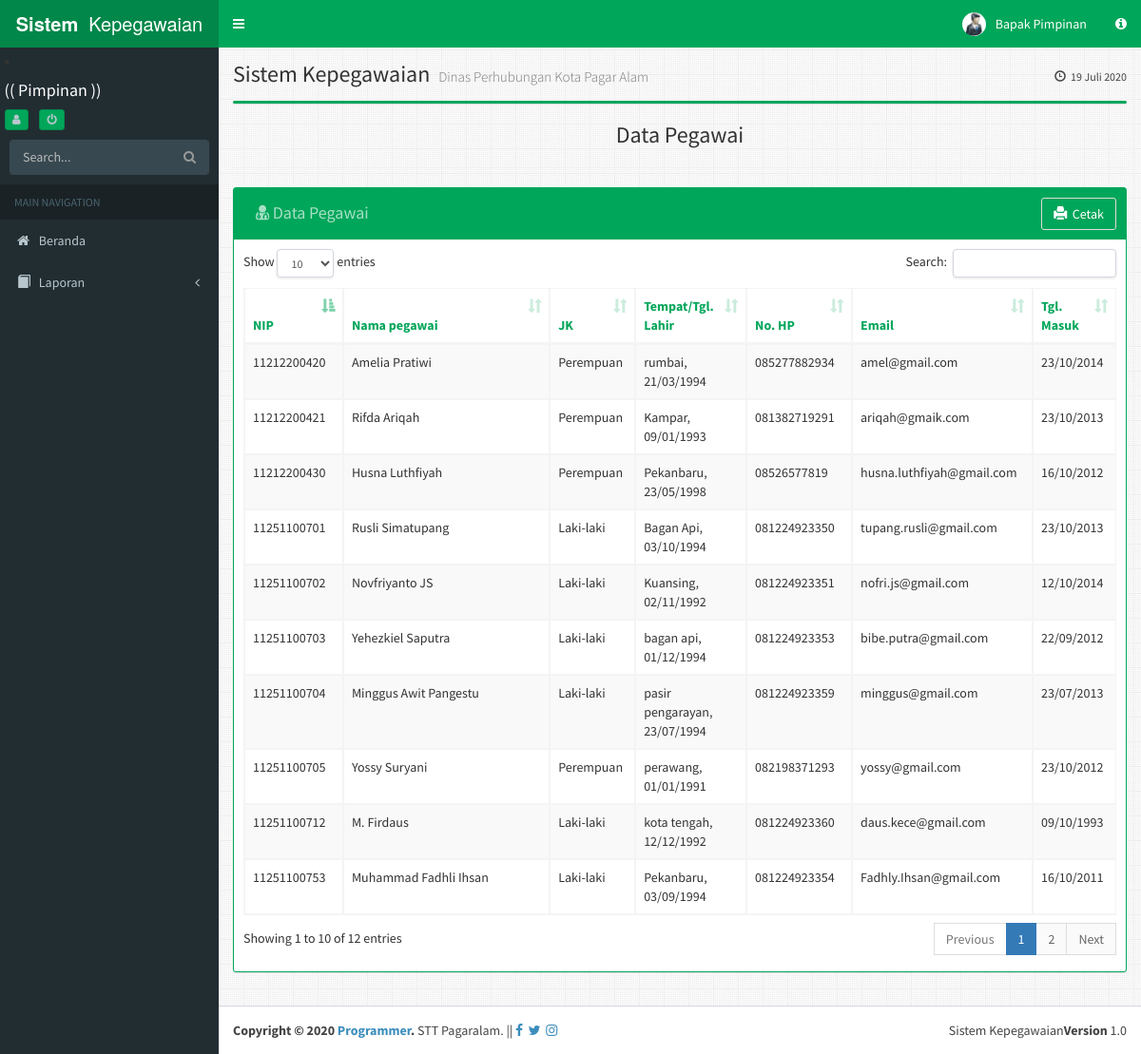
The page /gm/?module=laporan&aksi=data_pegawai (signed in) on the database its author committed.
### tables this page shows
CREATE TABLE `pegawai` (
  `nip` varchar(20) NOT NULL,
  `nm_pegawai` varchar(32) NOT NULL,
  `jk` enum('Laki-laki','Perempuan') NOT NULL,
  `tpt_lhr` varchar(32) NOT NULL,
  `tgl_lhr` date NOT NULL,
  `agama` varchar(20) NOT NULL,
  `no_hp` varchar(15) NOT NULL,
  `email` varchar(32) NOT NULL,
  `alamat` varchar(64) NOT NULL,
  `tgl_msk` date NOT NULL
);

### gm/inc/inc.library.php (called while the page is built, shortened)
<?php
function IndonesiaTgl($tanggal){
	$tgl=substr($tanggal,8,2);
	$bln=substr($tanggal,5,2);
	$thn=substr($tanggal,0,4);
	$tanggal="$tgl/$bln/$thn";
	return $tanggal;
}
?>

### gm/module/laporan/laporan.php (the view, shortened to what this page needs)
<?php
switch($_GET['aksi']){
?>
<?php
case "data_pegawai":
?>
<h3 class="box-title margin text-center">Data Pegawai</h3>
<hr/>
<div class="box box-solid box-success">
		<div class="box-header">
		<h3 class="btn btn disabled box-title">
		<i class="fa fa-user-md"></i>
		Data Pegawai </h3>
		<span class="pull-right">
		<a class="btn btn-default" target="blank" href="module/laporan/cetak_pegawai.php">
		<i class="glyphicon glyphicon-print"></i>&nbsp;&nbsp;Cetak</a>
		</span>
		</div>
	<div class="box-body">
	<table id="example1" class="table table-bordered table-striped">
<thead>
	<tr class="text-green">
		<th class="col-sm-1">NIP</th>
		<th class="col-sm-3">Nama pegawai</th>
		<th class="col-sm-1">JK</th>
		<th>Tempat/Tgl. Lahir</th>
		<th class="col-sm-1">No. HP</th>
		<th class="col-sm-1">Email</th>
		<th class="col-sm-1">Tgl. Masuk</th>
	</tr>
</thead>
<tbody>
<?php
$sql = "SELECT * FROM pegawai";
$tampil = mysql_query($sql);
while ($data = mysql_fetch_array($tampil)) { ?>
	<tr>
	<td><?php echo $data['nip']; ?></td>
	<td><?php echo $data['nm_pegawai']; ?></td>
	<td><?php echo $data['jk']; ?></td>
	<td><?php echo $data['tpt_lhr'] .", ". IndonesiaTgl($data['tgl_lhr']); ?></td>
	<td><?php echo $data['no_hp']; ?></td>
	<td><?php echo $data['email']; ?></td>
	<td><?php echo IndonesiaTgl($data['tgl_msk']); ?></td>
<?php
}
?>
	</tr>
			</tbody>
		</table>
	</div>
</div>
<?php
break;
?>
<?php
break;}
?>

### rows shown on the page
pegawai: nip "11212200420", nm_pegawai "Amelia Pratiwi", jk "Perempuan", tpt_lhr "rumbai", tgl_lhr "21/03/1994", no_hp "085277882934", email "amel@gmail.com", tgl_msk "23/10/2014"
pegawai: nip "11212200421", nm_pegawai "Rifda Ariqah", jk "Perempuan", tpt_lhr "Kampar", tgl_lhr "09/01/1993", no_hp "081382719291", email "ariqah@gmaik.com", tgl_msk "23/10/2013"
pegawai: nip "11212200430", nm_pegawai "Husna Luthfiyah", jk "Perempuan", tpt_lhr "Pekanbaru", tgl_lhr "23/05/1998", no_hp "08526577819", email "husna.luthfiyah@gmail.com", tgl_msk "16/10/2012"
pegawai: nip "11251100701", nm_pegawai "Rusli Simatupang", jk "Laki-laki", tpt_lhr "Bagan Api", tgl_lhr "03/10/1994", no_hp "081224923350", email "tupang.rusli@gmail.com", tgl_msk "23/10/2013"
pegawai: nip "11251100702", nm_pegawai "Novfriyanto JS", jk "Laki-laki", tpt_lhr "Kuansing", tgl_lhr "02/11/1992", no_hp "081224923351", email "nofri.js@gmail.com", tgl_msk "12/10/2014"
pegawai: nip "11251100703", nm_pegawai "Yehezkiel Saputra", jk "Laki-laki", tpt_lhr "bagan api", tgl_lhr "01/12/1994", no_hp "081224923353", email "bibe.putra@gmail.com", tgl_msk "22/09/2012"
pegawai: nip "11251100704", nm_pegawai "Minggus Awit Pangestu", jk "Laki-laki", tpt_lhr "pasir pengarayan", tgl_lhr "23/07/1994", no_hp "081224923359", email "minggus@gmail.com", tgl_msk "23/07/2013"
pegawai: nip "11251100705", nm_pegawai "Yossy Suryani", jk "Perempuan", tpt_lhr "perawang", tgl_lhr "01/01/1991", no_hp "082198371293", email "yossy@gmail.com", tgl_msk "23/10/2012"
pegawai: nip "11251100712", nm_pegawai "M. Firdaus", jk "Laki-laki", tpt_lhr "kota tengah", tgl_lhr "12/12/1992", no_hp "081224923360", email "daus.kece@gmail.com", tgl_msk "09/10/1993"
pegawai: nip "11251100753", nm_pegawai "Muhammad Fadhli Ihsan", jk "Laki-laki", tpt_lhr "Pekanbaru", tgl_lhr "03/09/1994", no_hp "081224923354", email "Fadhly.Ihsan@gmail.com", tgl_msk "16/10/2011"

### other values the page prints
$_SESSION['nama'] "Bapak Pimpinan"
